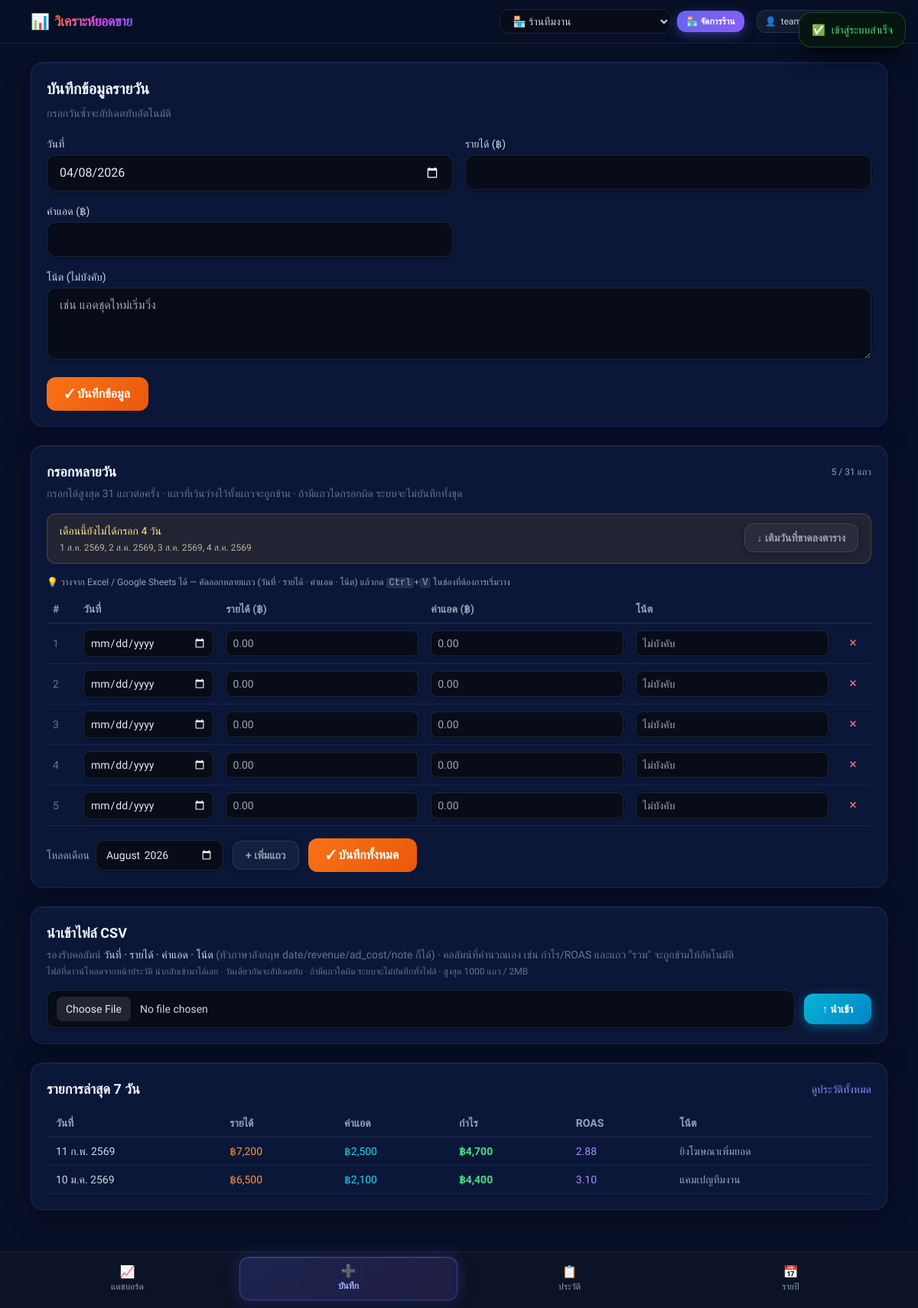
Screenshot of /add-record.php (signed in) with the database file from the repository.
### tables this page shows
CREATE TABLE IF NOT EXISTS daily_records (
    id BIGINT UNSIGNED NOT NULL AUTO_INCREMENT,
    shop_id BIGINT UNSIGNED NOT NULL,
    record_date DATE NOT NULL,
    revenue DECIMAL(12,2) NOT NULL DEFAULT 0.00,
    ad_cost DECIMAL(12,2) NOT NULL DEFAULT 0.00,
    note VARCHAR(255) NULL,
    created_at DATETIME NOT NULL DEFAULT CURRENT_TIMESTAMP,
    updated_at DATETIME NOT NULL DEFAULT CURRENT_TIMESTAMP ON UPDATE CURRENT_TIMESTAMP,
    PRIMARY KEY (id),
    UNIQUE KEY uq_daily_records_shop_date (shop_id, record_date),
    KEY idx_daily_records_record_date (record_date),
    KEY idx_daily_records_shop_date (shop_id, record_date),
    CONSTRAINT chk_daily_records_revenue_non_negative CHECK (revenue >= 0),
    CONSTRAINT chk_daily_records_ad_cost_non_negative CHECK (ad_cost >= 0),
    CONSTRAINT fk_daily_records_shop
        FOREIGN KEY (shop_id)
        REFERENCES shops (id)
        ON DELETE CASCADE
        ON UPDATE CASCADE
);

### add-record.php (the view, shortened to what the rows shown need)
<?php
require_once __DIR__ . '/includes/bootstrap.php';
require_once __DIR__ . '/includes/auth.php';
$userId = (int)($_SESSION['user_id'] ?? 0);
$shopId = (int)($_SESSION['current_shop_id'] ?? 0);
$shopRepository = new ShopRepository($pdo);
$recordRepository = new RecordRepository($pdo);
$recordService = new RecordService($recordRepository, $shopRepository, $pdo);
$recentRecords = $recordService->getRecentRecords($userId, $shopId, 7);
require __DIR__ . '/includes/header.php';
?>
<section class="section-card p-5">
    <h1 class="text-xl font-semibold text-slate-100">บันทึกข้อมูลรายวัน</h1>
</section>
<section class="section-card mt-6 p-5">
    <div class="mb-1 flex flex-wrap items-center justify-between gap-2">
        <h2 class="text-lg font-semibold text-slate-100">กรอกหลายวัน</h2>
    </div>
    <form action="<?= e(app_url('/api/records.php')) ?>" method="post">
        <div class="overflow-x-auto">
            <table class="min-w-full text-sm">
                <thead>
                    <tr class="border-b border-white/10 text-left text-slate-400">
                        <th class="px-2 py-2 w-10">#</th>
                        <th class="px-2 py-2">วันที่</th>
                        <th class="px-2 py-2">รายได้ (฿)</th>
                        <th class="px-2 py-2">ค่าแอด (฿)</th>
                        <th class="px-2 py-2">โน้ต</th>
                        <th class="px-2 py-2 w-12"></th>
                    </tr>
                </thead>
            </table>
        </div>
    </form>
</section>
<section class="section-card mt-6 p-5">
    <h2 class="text-lg font-semibold text-slate-100">นำเข้าไฟล์ CSV</h2>
</section>
<section class="section-card mt-6 p-5">
    <div class="mb-3 flex items-center justify-between">
        <h2 class="text-lg font-semibold text-slate-100">รายการล่าสุด 7 วัน</h2>
    </div>
    <div class="overflow-x-auto">
        <table class="min-w-full text-sm">
            <thead>
                <tr class="border-b border-white/10 text-left text-slate-400">
                    <th class="px-3 py-2">วันที่</th>
                    <th class="px-3 py-2">รายได้</th>
                    <th class="px-3 py-2">ค่าแอด</th>
                    <th class="px-3 py-2">กำไร</th>
                    <th class="px-3 py-2">ROAS</th>
                    <th class="px-3 py-2">โน้ต</th>
                </tr>
            </thead>
            <tbody>
                <?php if (empty($recentRecords)): ?>
                    <tr>
                        <td colspan="6" class="px-3 py-4 text-center text-slate-400">ยังไม่มีข้อมูลในร้านนี้</td>
                    </tr>
                <?php else: ?>
                    <?php foreach ($recentRecords as $record): ?>
                        <?php
                        $revenue = (float)($record['revenue'] ?? 0);
                        $adCost = (float)($record['ad_cost'] ?? 0);
                        $profit = $revenue - $adCost;
                        $roas = $adCost > 0 ? round($revenue / $adCost, 2) : null;
                        $note = (string)($record['note'] ?? '');
                        ?>
                        <tr class="border-b border-white/[0.06]">
                            <td class="px-3 py-2 text-slate-300 font-medium"><?= e(formatThaiDate((string)($record['record_date'] ?? ''))) ?></td>
                            <td class="px-3 py-2 text-orange-400 font-medium"><?= e(formatMoney($revenue)) ?></td>
                            <td class="px-3 py-2 text-cyan-400 font-medium"><?= e(formatMoney($adCost)) ?></td>
                            <td class="px-3 py-2 <?= $profit >= 0 ? 'text-green-400' : 'text-red-400' ?> font-bold"><?= e(formatMoney($profit)) ?></td>
                            <td class="px-3 py-2 text-violet-400 font-medium"><?= e(formatRoas($roas)) ?></td>
                            <td class="px-3 py-2 text-slate-400"><?= $note !== '' ? e($note) : '-' ?></td>
                        </tr>
                    <?php endforeach; ?>
                <?php endif; ?>
            </tbody>
        </table>
    </div>
</section>
<?php require __DIR__ . '/includes/footer.php'; ?>

### rows the page displays
daily_records: record_date "11 ก.พ. 2569", revenue "฿7,200", ad_cost "฿2,500", formatMoney($profit) "฿4,700", formatRoas($roas) "2.88", note "ยิงโฆษณาเพิ่มยอด"
daily_records: record_date "10 ม.ค. 2569", revenue "฿6,500", ad_cost "฿2,100", formatMoney($profit) "฿4,400", formatRoas($roas) "3.10", note "แคมเปญทีมงาน"

### other values shown
$flashSuccess "เข้าสู่ระบบสำเร็จ"
RecordService::BULK_MAX_ROWS "31"
$missingCount "4"
$missingPreviewText "1 ส.ค. 2569, 2 ส.ค. 2569, 3 ส.ค. 2569, 4 ส.ค. 2569"
RecordService::IMPORT_MAX_ROWS "1000"
$link['icon'] "📈"
$link['label'] "แดชบอร์ด"
$link['icon'] "➕"
$link['label'] "บันทึก"
$link['icon'] "📋"
$link['label'] "ประวัติ"
$link['icon'] "📅"
$link['label'] "รายปี"
